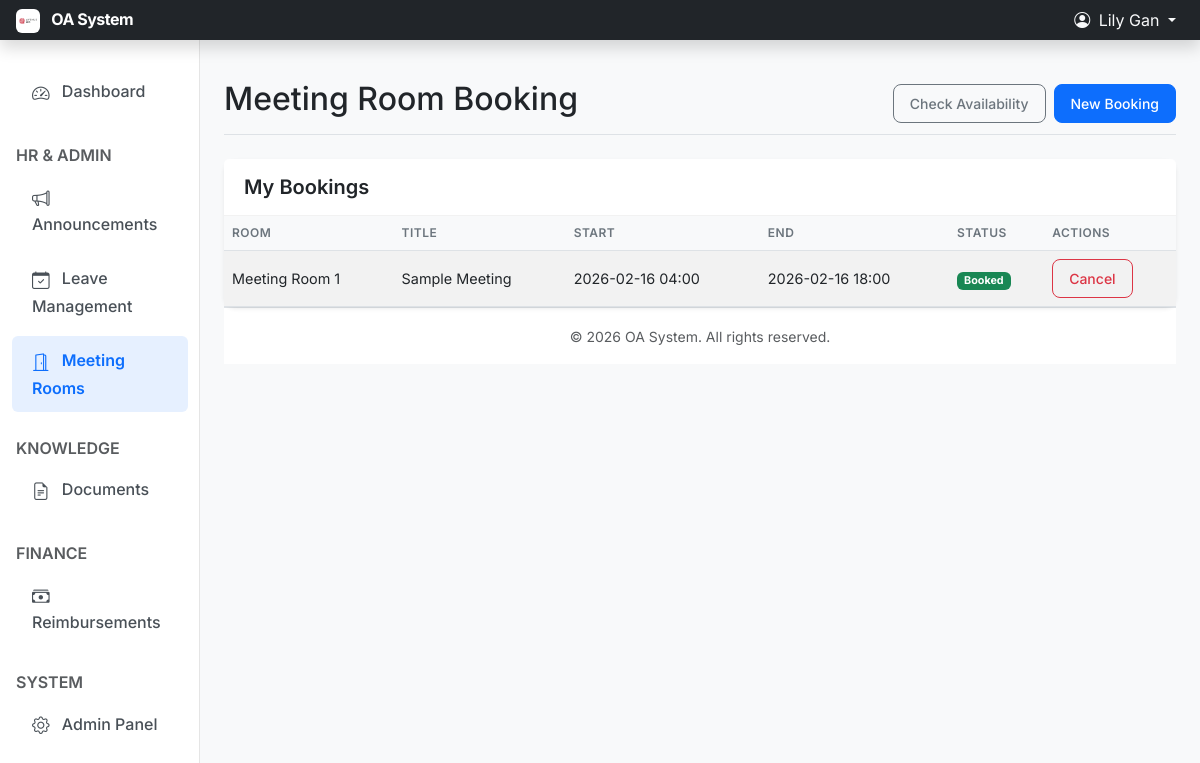
The app's page /meeting/bookings/ (signed in) with its own data.
### apps/core/models.py (models this page shows, shortened)
class User(AbstractUser):
    employee_id = models.CharField(_("Employee ID"), max_length=20, unique=True, null=True, blank=True)
    department = models.ForeignKey(
        Department,
        verbose_name=_("Department"),
        on_delete=models.SET_NULL,
        null=True,
        blank=True,
        related_name="members"
    )
    position = models.CharField(_("Position"), max_length=100, blank=True)
    phone = models.CharField(_("Phone"), max_length=20, blank=True)
    class Meta:
        verbose_name = _("User")
        verbose_name_plural = _("Users")

### apps/meeting/models.py (models this page shows, shortened)
class RoomBooking(models.Model):
    STATUS_BOOKED = "booked"
    STATUS_CANCELED = "canceled"
    STATUS_CHOICES = [
        (STATUS_BOOKED, _("Booked")),
        (STATUS_CANCELED, _("Canceled")),
    ]
    room = models.ForeignKey(
        MeetingRoom,
        verbose_name=_("Meeting Room"),
        on_delete=models.PROTECT,
        related_name="bookings",
    )
    organizer = models.ForeignKey(
        settings.AUTH_USER_MODEL,
        verbose_name=_("Organizer"),
        on_delete=models.PROTECT,
        related_name="room_bookings",
    )
    title = models.CharField(_("Title"), max_length=200)
    start_at = models.DateTimeField(_("Start Time"))
    end_at = models.DateTimeField(_("End Time"))
    status = models.CharField(_("Status"), max_length=20, choices=STATUS_CHOICES, default=STATUS_BOOKED)
    canceled_at = models.DateTimeField(_("Canceled At"), null=True, blank=True)
    created_at = models.DateTimeField(auto_now_add=True)
    updated_at = models.DateTimeField(auto_now=True)
    class Meta:
        verbose_name = _("Room Booking")
        verbose_name_plural = _("Room Bookings")
        ordering = ["-start_at"]
        indexes = [
            models.Index(fields=["room", "status", "start_at", "end_at"]),
            models.Index(fields=["organizer", "status", "start_at"]),
        ]

class MeetingRoom(models.Model):
    name = models.CharField(_("Room Name"), max_length=100, unique=True)
    location = models.CharField(_("Location"), max_length=200, blank=True)
    capacity = models.PositiveIntegerField(_("Capacity"), default=0)
    is_active = models.BooleanField(_("Active"), default=True)
    description = models.TextField(_("Description"), blank=True)
    created_at = models.DateTimeField(auto_now_add=True)
    updated_at = models.DateTimeField(auto_now=True)
    class Meta:
        verbose_name = _("Meeting Room")
        verbose_name_plural = _("Meeting Rooms")
        ordering = ["name"]

### apps/meeting/views.py (the view)
# urls.py: path("bookings/", BookingListView.as_view(), name="booking_list"),
class BookingListView(LoginRequiredMixin, ListView):
    model = RoomBooking
    template_name = "meeting/booking_list.html"
    context_object_name = "bookings"
    def get_queryset(self):
        user = self.request.user
        queryset = (
            RoomBooking.objects.filter(organizer=user)
            .select_related("room", "organizer")
            .order_by("-start_at")
        )
        return queryset

### templates/meeting/booking_list.html (shortened to what this page needs)
{% extends 'base.html' %}
{% block page_title %}Meeting Room Booking{% endblock %}
{% block actions %}
  <a href="{% url 'meeting:availability' %}" class="btn btn-sm btn-outline-secondary">Check Availability</a>
  <a href="{% url 'meeting:booking_create' %}" class="btn btn-sm btn-primary ms-2">New Booking</a>
{% endblock %}
{% block content %}
  <div class="card shadow-sm">
    <div class="card-header bg-white d-flex justify-content-between align-items-center">
      <h5 class="card-title mb-0">My Bookings</h5>
    </div>
    <div class="table-responsive">
      <table class="table table-striped mb-0">
        <thead>
          <tr>
            <th>Room</th>
            <th>Title</th>
            <th>Start</th>
            <th>End</th>
            <th>Status</th>
            <th>Actions</th>
          </tr>
        </thead>
        <tbody>
          {% for booking in bookings %}
            <tr>
              <td>{{ booking.room.name }}</td>
              <td>{{ booking.title }}</td>
              <td>{{ booking.start_at|date:"Y-m-d H:i" }}</td>
              <td>{{ booking.end_at|date:"Y-m-d H:i" }}</td>
              <td>
                {% if booking.status == 'booked' %}
                  <span class="badge bg-success">Booked</span>
                {% else %}
                  <span class="badge bg-secondary">Canceled</span>
                {% endif %}
              </td>
              <td>
                {% if booking.status == 'booked' %}
                  <form action="{% url 'meeting:booking_cancel' booking.pk %}" method="post" class="d-inline">
                    <button type="submit" class="btn btn-sm btn-outline-danger" onclick="return confirm('Confirm cancellation?')">Cancel</button>
                  </form>
                {% else %}
                  <span class="text-muted">-</span>
                {% endif %}
              </td>
            </tr>
          {% empty %}
            <tr>
              <td colspan="6" class="text-center text-muted py-4">No bookings found</td>
            </tr>
          {% endfor %}
        </tbody>
      </table>
    </div>
  </div>
{% endblock %}

### templates/base.html (shortened to what this page needs)
{% load static %}
<!doctype html>
<html lang="en">
  <head>
    <link href="https://cdn.jsdelivr.net/npm/bootstrap@5.3.0/dist/css/bootstrap.min.css" rel="stylesheet">
    <link href="https://cdn.jsdelivr.net/npm/bootstrap-icons@1.10.0/font/bootstrap-icons.css" rel="stylesheet">
    <link href="{% static 'css/style.css' %}" rel="stylesheet">
  </head>
  <body>
    <header class="navbar navbar-expand-md navbar-dark sticky-top bg-dark flex-md-nowrap p-0 shadow">
      <a class="navbar-brand col-md-3 col-lg-2 me-0 px-3 fs-6" href="/">
        <img src="{% static 'img/logo.jpg' %}" alt="Logo" width="24" height="24" class="d-inline-block align-text-top me-2 rounded">
        OA System
      </a>
      <div class="navbar-nav w-100 justify-content-end px-3">
        {% if user.is_authenticated %}
        <div class="nav-item dropdown">
            <a class="nav-link dropdown-toggle text-light" href="#" role="button" data-bs-toggle="dropdown" aria-expanded="false">
                <i class="bi bi-person-circle me-1"></i> {{ user.get_full_name|default:user.username }}
            </a>
        </div>
        {% else %}
        <div class="nav-item text-nowrap">
            <a class="nav-link px-3 text-light" href="{% url 'login' %}">Login</a>
        </div>
        {% endif %}
      </div>
    </header>
    <div class="container-fluid">
      <div class="row">
        {% if user.is_authenticated %}
        <nav id="sidebarMenu" class="col-md-3 col-lg-2 d-md-block bg-white sidebar collapse">
          <div class="position-sticky pt-3 sidebar-sticky">
            <ul class="nav flex-column">
              <li class="nav-item">
                <a class="nav-link {% if request.path == '/' %}active{% endif %}" aria-current="page" href="/">
                  <i class="bi bi-speedometer2"></i> Dashboard
                </a>
              </li>
              <h6 class="sidebar-heading d-flex justify-content-between align-items-center px-3 mt-4 mb-1 text-muted text-uppercase">
                <span>HR & Admin</span>
              </h6>
              <li class="nav-item">
                <a class="nav-link {% if 'admin_office' in request.path %}active{% endif %}" href="{% url 'admin_office:notice_list' %}">
                  <i class="bi bi-megaphone"></i> Announcements
                </a>
              </li>
              <li class="nav-item">
                <a class="nav-link {% if 'hr' in request.path %}active{% endif %}" href="{% url 'hr:leave_list' %}">
                  <i class="bi bi-calendar-check"></i> Leave Management
                </a>
              </li>
              <li class="nav-item">
                <a class="nav-link {% if 'meeting' in request.path %}active{% endif %}" href="{% url 'meeting:booking_list' %}">
                  <i class="bi bi-door-open"></i> Meeting Rooms
                </a>
              </li>
              <h6 class="sidebar-heading d-flex justify-content-between align-items-center px-3 mt-4 mb-1 text-muted text-uppercase">
                <span>Knowledge</span>
              </h6>
              <li class="nav-item">
                <a class="nav-link {% if 'docs' in request.path %}active{% endif %}" href="{% url 'docs:doc_list' %}">
                  <i class="bi bi-file-earmark-text"></i> Documents
                </a>
              </li>
              <h6 class="sidebar-heading d-flex justify-content-between align-items-center px-3 mt-4 mb-1 text-muted text-uppercase">
                <span>Finance</span>
              </h6>
              <li class="nav-item">
                <a class="nav-link {% if 'finance' in request.path %}active{% endif %}" href="{% url 'finance:reimbursement_list' %}">
                  <i class="bi bi-cash-stack"></i> Reimbursements
                </a>
              </li>
              {% if user.is_staff %}
              <h6 class="sidebar-heading d-flex justify-content-between align-items-center px-3 mt-4 mb-1 text-muted text-uppercase">
                <span>System</span>
              </h6>
              <li class="nav-item">
                <a class="nav-link" href="/admin/">
                  <i class="bi bi-gear"></i> Admin Panel
                </a>
              </li>
              {% endif %}
            </ul>
          </div>
        </nav>
        <main class="col-md-9 ms-sm-auto col-lg-10 px-md-4 main-content">
        {% else %}
        <main class="col-md-12 ms-sm-auto col-lg-12 px-md-4 main-content">
        {% endif %}
          {% if request.path != '/' %}
          <div class="d-flex justify-content-between flex-wrap flex-md-nowrap align-items-center pt-3 pb-2 mb-4 border-bottom">
            <h1 class="h2">{% block page_title %}{% endblock %}</h1>
            <div class="btn-toolbar mb-2 mb-md-0">
                {% block actions %}{% endblock %}
            </div>
          </div>
          {% endif %}
          {% block content %}{% endblock %}
          <footer class="footer mt-auto py-3">
            <div class="container-fluid text-center">
                <span class="text-muted small">© {% now "Y" %} OA System. All rights reserved.</span>
            </div>
          </footer>
        </main>
      </div>
    </div>
  </body>
</html>

### static/css/style.css (style rules this page uses)
body { font-family: 'Inter', system-ui, -apple-system, sans-serif; background-color: #f8f9fa; color: #212529; }
h1, h2, h3, h4, h5, h6 { font-weight: 600; color: #1a1d20; }
.navbar-brand { font-weight: 700; letter-spacing: -0.5px; }
.sidebar { position: fixed; top: 0; bottom: 0; left: 0; z-index: 100; padding: 48px 0 0; box-shadow: inset -1px 0 0 rgba(0, 0, 0, .1); background-color: #ffffff; }
.sidebar-sticky { position: relative; top: 0; height: calc(100vh - 48px); padding-top: .5rem; overflow-x: hidden; overflow-y: auto; }
.main-content { padding-top: 1.5rem; }
.sidebar .nav-link { font-weight: 500; color: #495057; padding: 0.75rem 1.25rem; border-radius: 0.375rem; margin: 0.2rem 0.75rem; transition: all 0.2s ease-in-out; }
.sidebar .nav-link.active { color: #0d6efd; background-color: rgba(13, 110, 253, 0.1); font-weight: 600; }
.sidebar .nav-link .bi { margin-right: 8px; font-size: 1.1em; vertical-align: -0.125em; }
.card { border: none; border-radius: 0.75rem; box-shadow: 0 0.125rem 0.25rem rgba(0, 0, 0, 0.075); transition: transform 0.2s ease, box-shadow 0.2s ease; }
.card-header { background-color: transparent; border-bottom: 1px solid rgba(0,0,0,0.05); padding: 1rem 1.25rem; font-weight: 600; }
.btn { border-radius: 0.5rem; font-weight: 500; padding: 0.5rem 1rem; }
.btn-primary { background-color: #0d6efd; border-color: #0d6efd; }
.table { vertical-align: middle; }
.table thead th { font-weight: 600; text-transform: uppercase; font-size: 0.75rem; letter-spacing: 0.5px; color: #6c757d; background-color: #f8f9fa; border-bottom-width: 1px; }
.table td { font-size: 0.9rem; }
.shadow-sm { box-shadow: 0 .125rem .25rem rgba(0,0,0,.075)!important; }
.footer { padding: 2rem 0; margin-top: 3rem; background-color: #fff; border-top: 1px solid #dee2e6; color: #6c757d; }

### records on screen
User: get_full_name "Lily Gan"
RoomBooking: room.name "Meeting Room 1", title "Sample Meeting", start_at "2026-02-16 04:00", end_at "2026-02-16 18:00", status "Booked"
